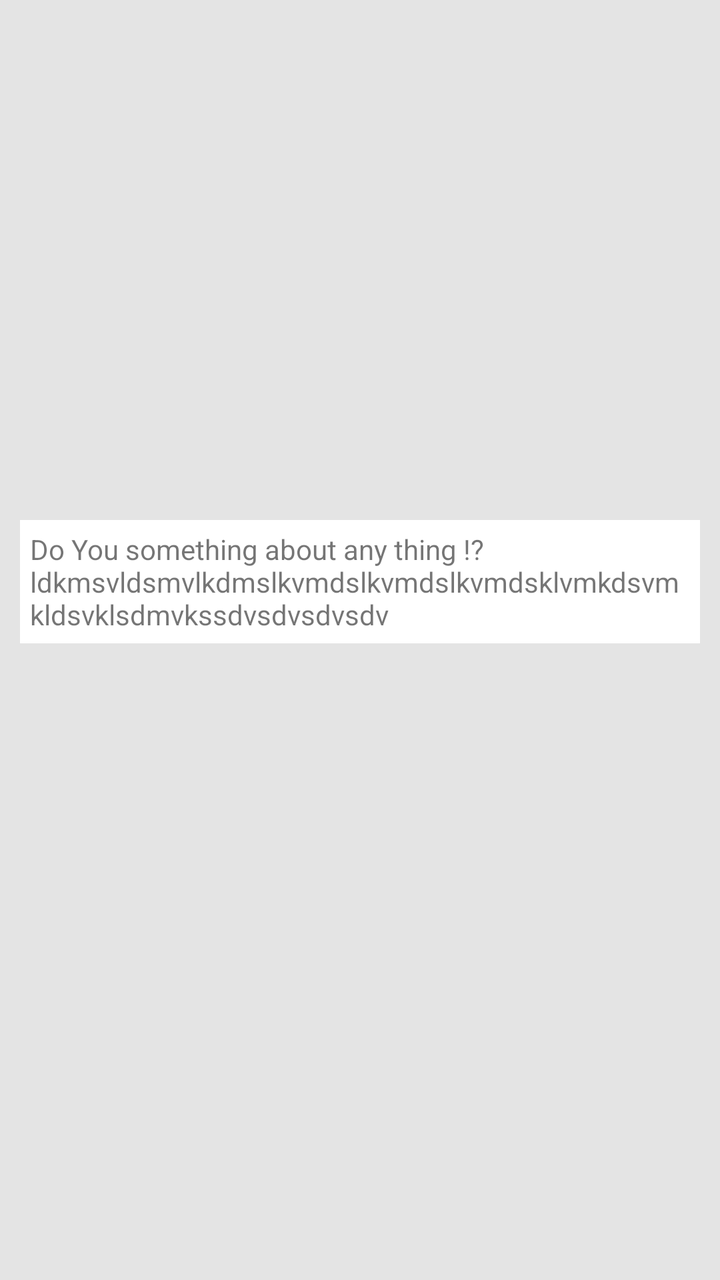
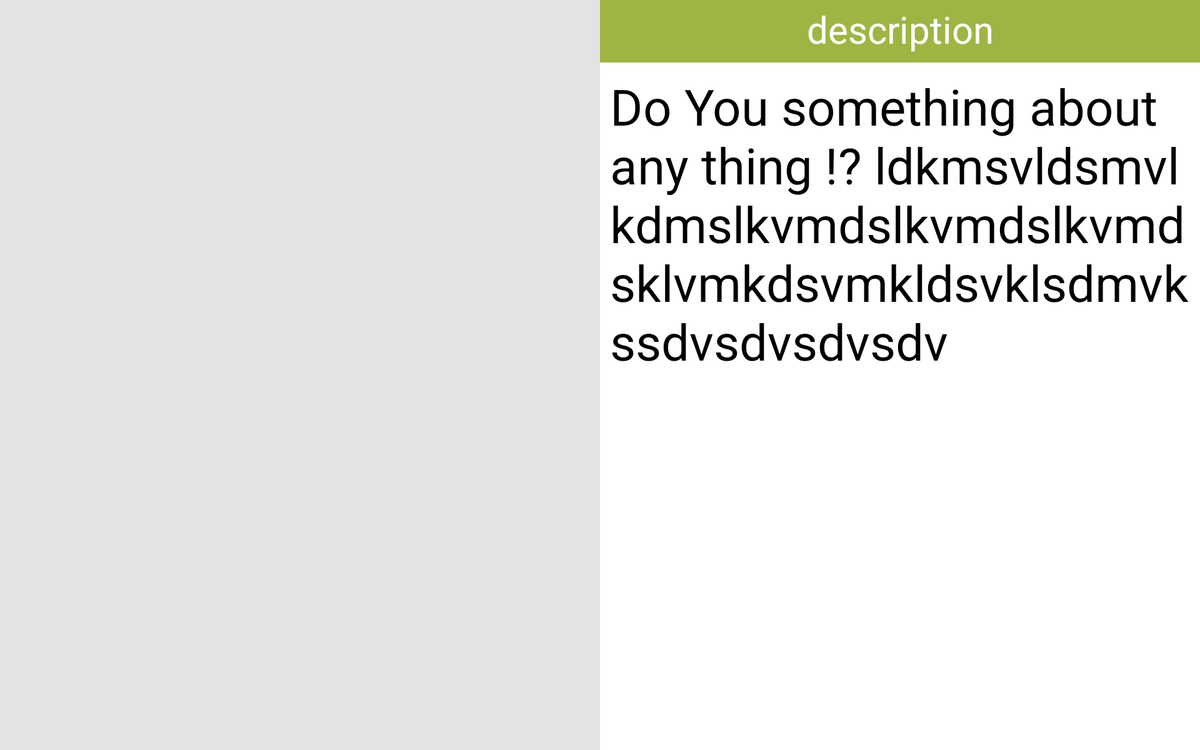

An Android layout and its configuration variant, each rendered on a device that would load it. The default file and the variant file are quoted in full after the pictures.
<!-- AndroidManifest.xml: application theme AppTheme -->
<!-- res/layout/home_fragment_layout.xml -->
<?xml version="1.0" encoding="utf-8"?>
<LinearLayout xmlns:android="http://schemas.android.com/apk/res/android"
    android:layout_width="match_parent"
    android:layout_height="match_parent"
    android:background="@color/gray"
    android:orientation="vertical">

    <android.support.v4.view.ViewPager
        android:id="@+id/viewPager"
        android:layout_width="match_parent"
        android:layout_height="250dp">

        <android.support.v4.view.PagerTitleStrip
            android:id="@+id/pager_title_strip"
            android:layout_width="match_parent"
            android:layout_height="wrap_content"
            android:background="@color/colorPrimary"
            android:paddingBottom="4dp"
            android:paddingTop="4dp"
            android:textColor="#fff" />


    </android.support.v4.view.ViewPager>

    <TextView
        android:id="@+id/textViewP"
        android:layout_width="wrap_content"
        android:layout_height="wrap_content"
        android:layout_margin="10dp"
        android:background="@android:color/white"
        android:padding="5dp"
        android:text="@string/do_you_something_about_any_thing" />
</LinearLayout>
<!-- resources referenced by this layout -->
<resources>
  <color name="colorPrimary">#9FB543</color>
  <color name="gray">#E4E4E4</color>
  <string name="do_you_something_about_any_thing">Do You something about any thing !? ldkmsvldsmvlkdmslkvmdslkvmdslkvmdsklvmkdsvmkldsvklsdmvkssdvsdvsdvsdv</string>
  <style name="AppTheme" parent="Theme.AppCompat.Light.DarkActionBar">
          
          <item name="colorPrimary">@color/colorPrimary</item>
          <item name="colorPrimaryDark">@color/colorPrimaryDark</item>
          <item name="colorAccent">@color/colorAccent</item>
      </style>
  <color name="colorPrimaryDark">#8ba32a</color>
  <color name="colorAccent">#9FB543</color>
</resources>
<!-- res/layout-sw600dp/home_fragment_layout.xml (the author's variant of the layout above) -->
<!-- drawn on a 7-inch tablet turned sideways -->
<?xml version="1.0" encoding="utf-8"?>
<LinearLayout xmlns:android="http://schemas.android.com/apk/res/android"
    android:layout_width="match_parent"
    android:layout_height="match_parent"
    android:background="@color/home_background_color"
    android:orientation="horizontal">

    <android.support.v4.view.ViewPager

        android:id="@+id/viewPager"
        android:layout_width="0dp"
        android:layout_height="match_parent"
        android:layout_weight="1">

        <android.support.v4.view.PagerTitleStrip
            android:id="@+id/pager_title_strip"
            android:layout_width="match_parent"
            android:layout_height="50dp"
            android:background="@color/colorPrimary"
            android:paddingBottom="4dp"
            android:paddingTop="4dp"
            android:textColor="@color/title_pager" />


    </android.support.v4.view.ViewPager>

    <LinearLayout
        android:layout_width="0dp"
        android:layout_height="match_parent"
        android:layout_weight="1"
        android:orientation="vertical">

        <TextView
            android:layout_width="match_parent"
            android:layout_height="50dp"
            android:background="@color/colorPrimary"
            android:padding="3dp"
            android:text="@string/description"
            android:textAlignment="center"
            android:textColor="@android:color/white"
            android:textSize="30sp" />

        <TextView
            android:id="@+id/textViewP"
            android:layout_width="match_parent"
            android:layout_height="match_parent"
            android:background="@color/text_view_home_background"
            android:padding="8dp"
            android:textSize="40sp"
            android:text="@string/do_you_something_about_any_thing"
            android:textColor="@color/text_color" />
    </LinearLayout>

</LinearLayout>
<!-- resources referenced by the variant -->
<!-- as a 7-inch tablet turned sideways resolves them -->
<resources>
  <color name="colorPrimary">#9FB543</color>
  <color name="home_background_color">#e4e3e3</color>
  <color name="text_color">#000000</color>
  <color name="text_view_home_background">#ffff</color>
  <color name="title_pager">#ffff</color>
  <string name="description">description</string>
  <string name="do_you_something_about_any_thing">Do You something about any thing !? ldkmsvldsmvlkdmslkvmdslkvmdslkvmdsklvmkdsvmkldsvklsdmvkssdvsdvsdvsdv</string>
  <style name="AppTheme" parent="Theme.AppCompat.Light.DarkActionBar">
          
          <item name="colorPrimary">@color/colorPrimary</item>
          <item name="colorPrimaryDark">@color/colorPrimaryDark</item>
          <item name="colorAccent">@color/colorAccent</item>
      </style>
  <color name="colorPrimaryDark">#8ba32a</color>
  <color name="colorAccent">#9FB543</color>
</resources>
